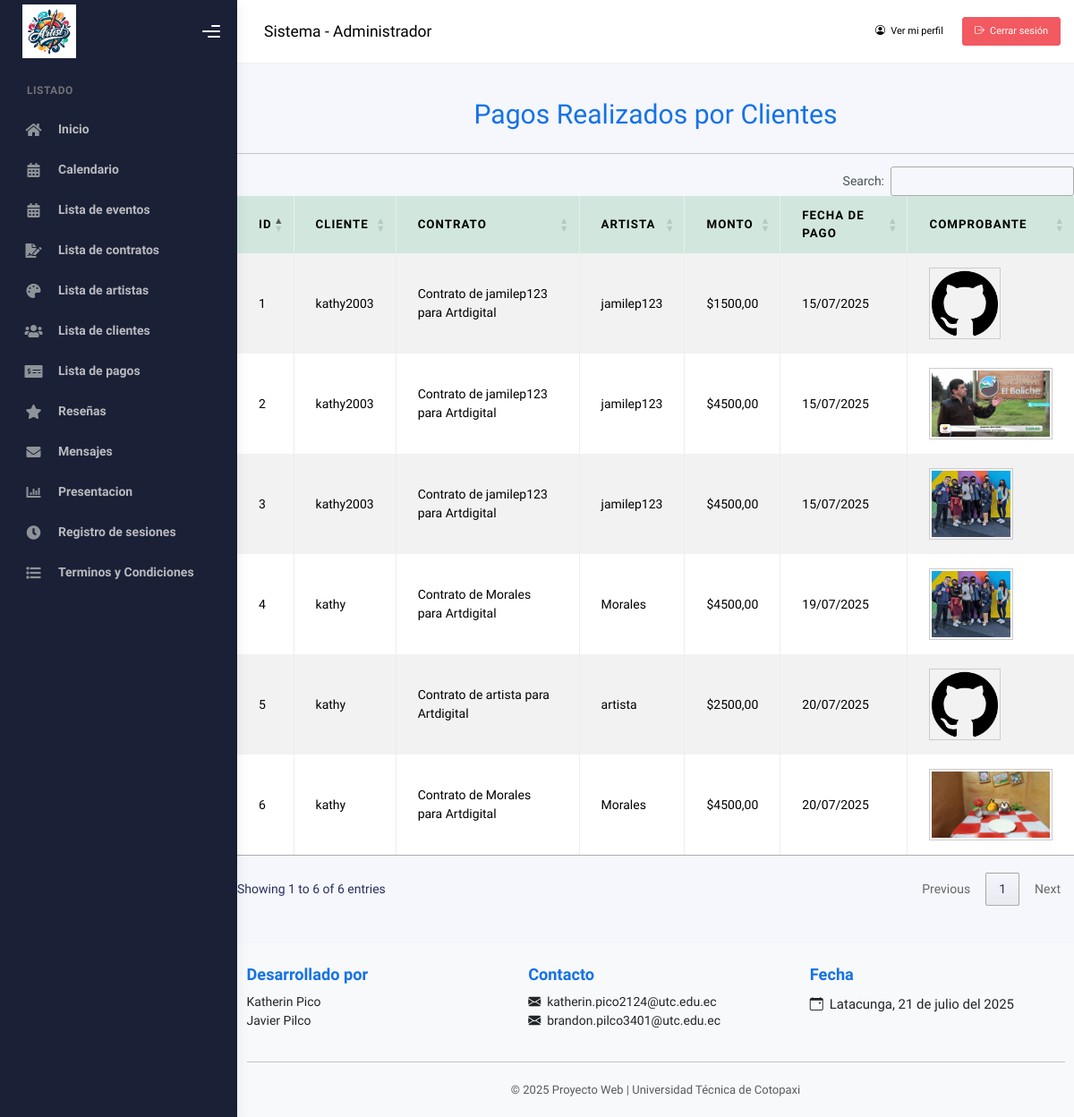
The app's page /administrador/pagos/ (signed in), older data.
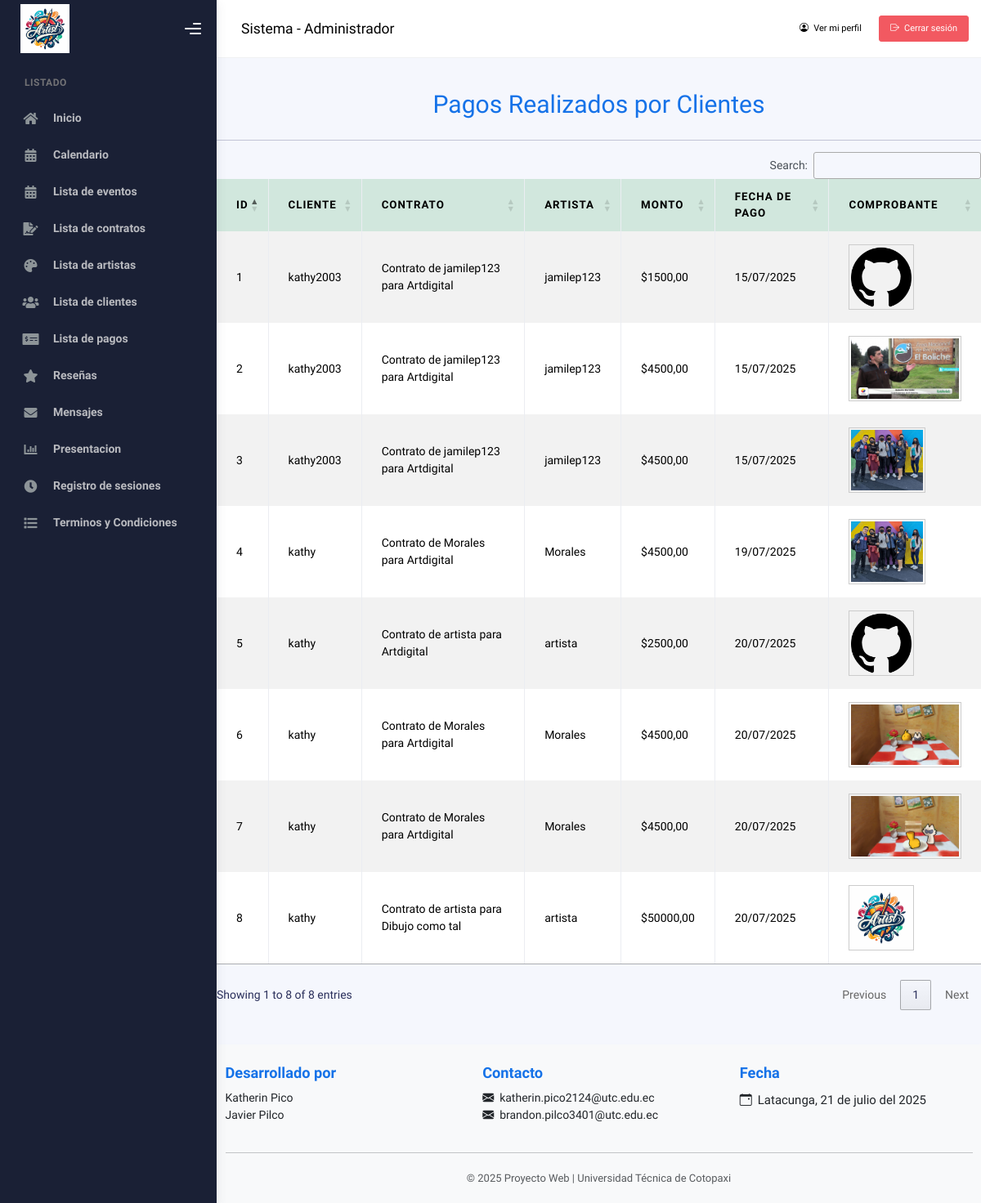
The same page, newer data.
### Aplicaciones/gestionContratos/models.py (models this page shows, shortened)
class Pago(models.Model):
    contrato = models.ForeignKey(Contrato, on_delete=models.CASCADE)
    cliente = models.ForeignKey(Usuario, on_delete=models.CASCADE, limit_choices_to={'rol': 'Cliente'}, related_name='pagos_cliente')
    artista = models.ForeignKey(Usuario, on_delete=models.CASCADE, limit_choices_to={'rol': 'Artista'}, related_name='pagos_artista')
    monto = models.DecimalField(max_digits=10, decimal_places=2)
    fecha_pago = models.DateField(auto_now_add=True)
    comprobante_imagen = models.ImageField(upload_to='pagos/comprobantes/', null=True, blank=True)
    class Meta:
        ordering = ['-fecha_pago']

class Usuario(AbstractUser):
    telefono = models.CharField(max_length=10)
    direccion = models.TextField()
    rol = models.CharField(max_length=20, choices=ROL_CHOICES, default='Cliente')
    verificado = models.BooleanField(default=False)
    bloqueado = models.BooleanField(default=False)
    foto_perfil = models.ImageField(upload_to='usuarios/perfil/', null=True, blank=True)
    portafolio_pdf = models.FileField(upload_to='usuarios/portafolios/', null=True, blank=True)
    facebook_url = models.URLField(max_length=200, null=True, blank=True)
    x_url = models.URLField("X (Twitter)", max_length=200, null=True, blank=True)
    web_url = models.URLField("Página web", max_length=200, null=True, blank=True)
    groups = models.ManyToManyField(
        Group,
        related_name='usuarios',
        blank=True,
        help_text='Grupos a los que pertenece el usuario.',
        verbose_name='grupos',
    )
    user_permissions = models.ManyToManyField(
        Permission,
        related_name='usuarios_permisos',
        blank=True,
        help_text='Permisos específicos para el usuario.',
        verbose_name='permisos de usuario',
    )

class Contrato(models.Model):
    evento = models.ForeignKey(Evento, on_delete=models.CASCADE)
    artista = models.ForeignKey(Usuario, on_delete=models.CASCADE, limit_choices_to={'rol': 'Artista'})
    estado = models.CharField(max_length=20, choices=[('Pendiente', 'Pendiente'), ('Aceptado', 'Aceptado'), ('Rechazado', 'Rechazado')], default='Pendiente')
    fecha_contrato = models.DateField(auto_now_add=True)
    fecha_inicio = models.DateField(null=True, blank=True)
    fecha_fin = models.DateField(null=True, blank=True)
    costo = models.DecimalField(max_digits=10, decimal_places=2, null=True, blank=True)
    pdf = models.FileField(upload_to='contratos/pdfs/', null=True, blank=True)
    observaciones = models.TextField(null=True, blank=True)
    def __str__(self):
        return f"Contrato de {self.artista.username} para {self.evento.titulo}"
    class Meta:
        ordering = ['-fecha_contrato']

class Evento(models.Model):
    cliente = models.ForeignKey(Usuario, on_delete=models.CASCADE, limit_choices_to={'rol': 'Cliente'})
    titulo = models.CharField(max_length=100)
    descripcion = models.TextField()
    fecha = models.DateField()
    ubicacion = models.CharField(max_length=200)
    class Meta:
        ordering = ['fecha']

### Aplicaciones/gestionContratos/views.py (the view)
# urls.py: path('administrador/pagos/', views.listar_pagos_administrador, name='listar_pagos_administrador'),
def listar_pagos_administrador(request):
    usuario_id = request.session.get('usuario_id')
    if not usuario_id:
        return redirect('login')
    admin = Usuario.objects.get(id=usuario_id)
    if admin.rol != 'Administrador':
        messages.error(request, "No tienes permisos para acceder a esta sección.")
        return redirect('login')
    pagos = Pago.objects.select_related('cliente', 'artista', 'contrato').all().order_by('-fecha_pago')
    return render(request, 'administrador/pagos/lista_pagos.html', {
        'pagos': pagos,
        'admin': admin,
    })

### Aplicaciones/gestionContratos/templates/administrador/pagos/lista_pagos.html (shortened to what this page needs)
{% extends 'administrador/plantilla.html' %}
{% load static %}
{% block contenido %}
<br><br><br>
<div class="container mt-5">
    <h1 class="text-center text-primary mb-4">Pagos Realizados por Clientes</h1>
    <hr>
    {% if pagos %}
    <table class="table table-bordered table-striped table-hover" id="tbl_pagos">
        <thead class="table-success">
            <tr>
                <th>ID</th>
                <th>Cliente</th>
                <th>Contrato</th>
                <th>Artista</th>
                <th>Monto</th>
                <th>Fecha de Pago</th>
                <th>Comprobante</th>
            </tr>
        </thead>
        <tbody>
            {% for pago in pagos %}
            <tr>
                <td>{{ pago.id }}</td>
                <td>{{ pago.cliente.username }}</td>
                <td>{{ pago.contrato }}</td>
                <td>{{ pago.artista.username }}</td>
                <td>${{ pago.monto }}</td>
                <td>{{ pago.fecha_pago|date:"d/m/Y" }}</td>
                <td>
                    {% if pago.comprobante_imagen %}
                        <img src="{{ pago.comprobante_imagen.url }}" alt="Comprobante pago" height="80px" style="object-fit: contain; border:1px solid #ccc; padding:2px;">
                    {% else %}
                        Ninguno
                    {% endif %}
                </td>
            </tr>
            {% endfor %}
        </tbody>
    </table>
    {% else %}
    <p class="text-center">No hay pagos registrados.</p>
    {% endif %}
</div>
{% endblock %}

Row changes from the older to the newer data that the page shows:
added Pago: id "7", cliente.username "kathy", contrato "Contrato de Morales para Artdigital", artista.username "Morales", monto "4500,00", fecha_pago "20/07/2025", comprobante_imagen (picture)
added Pago: id "8", cliente.username "kathy", contrato "Contrato de artista para Dibujo como tal", artista.username "artista", monto "50000,00", fecha_pago "20/07/2025", comprobante_imagen (picture)
Text that changed along with them:
text written by a page script: "Search: Showing 1 to 6 of 6 entries Previous 1 Next" → "Search: Showing 1 to 8 of 8 entries Previous 1 Next"
